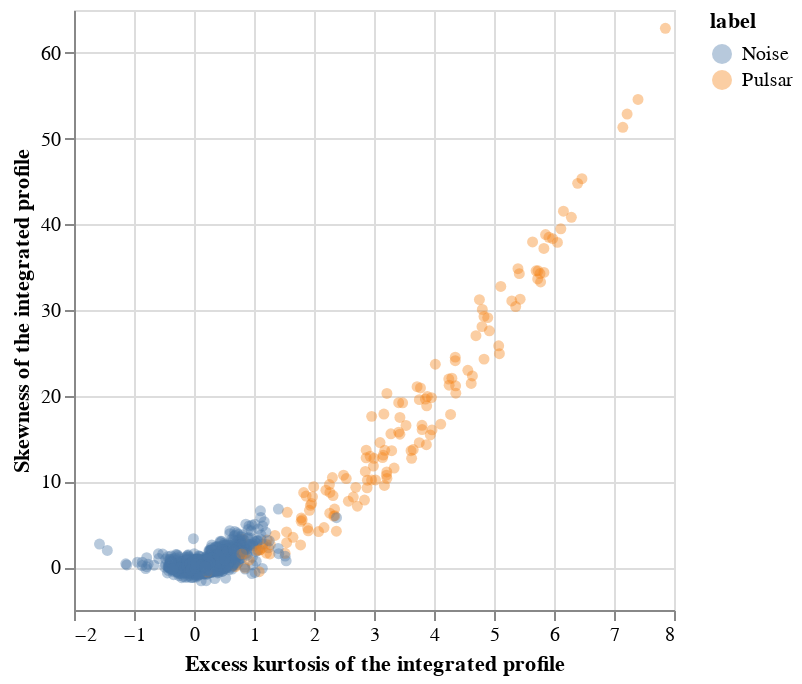

Notebook code cell kept with this figure:
### Markdown cell above
As an exploratory visualization of the data, we created a graph comparing the Skewness of the integrated profile (y-axis) to the Excess kurtosis of the integrated profile (x-axis). We also coloured the pulsar and noise examples to be able to determine if we can obtain any information on when we have a pulsar, or when it is noise. Based on the graph, we found that lower values of the Skewness of the integrated profile and of the Excess kurtosis of the integrated profile are typically noise, while pulsars typically have larger values. From the visualization of our graph and tables 1.1 and 1.2, we were able to determine that we have an imbalance between the number of Noise and Pulsar Labels.

### Code cell
# Create the graph to visualize our data.
pulsar_plot = alt.Chart(pulsar_data.sample(n=2000)).mark_circle(opacity=0.4).encode(
    x=alt.X("excess_kurtosis_integrated_profile").title("Excess kurtosis of the integrated profile"),
    y=alt.Y("skewness_integrated_profile").title("Skewness of the integrated profile"),
    color=alt.Color("label").title("label")
)
pulsar_plot

### Figure 1 — Vega-Lite specification as saved in the notebook (floating-point values rounded to 4 significant figures; data arrays with more than 128 entries replaced by an {"elided": "..."} marker saying what was removed)
{"config": {"view": {"continuousWidth": 300, "continuousHeight": 300}}, "data": {"name": "data-8c5698edf20f33cb7dac0bde24f88ac6"}, "mark": {"type": "circle", "opacity": 0.4}, "encoding": {"color": {"field": "label", "title": "label", "type": "nominal"}, "x": {"field": "excess_kurtosis_integrated_profile", "title": "Excess kurtosis of the integrated profile", "type": "quantitative"}, "y": {"field": "skewness_integrated_profile", "title": "Skewness of the integrated profile", "type": "quantitative"}}, "$schema": "https://vega.github.io/schema/vega-lite/v5.15.1.json", "datasets": {"data-8c5698edf20f33cb7dac0bde24f88ac6": {"elided": "2000 records"}}}
